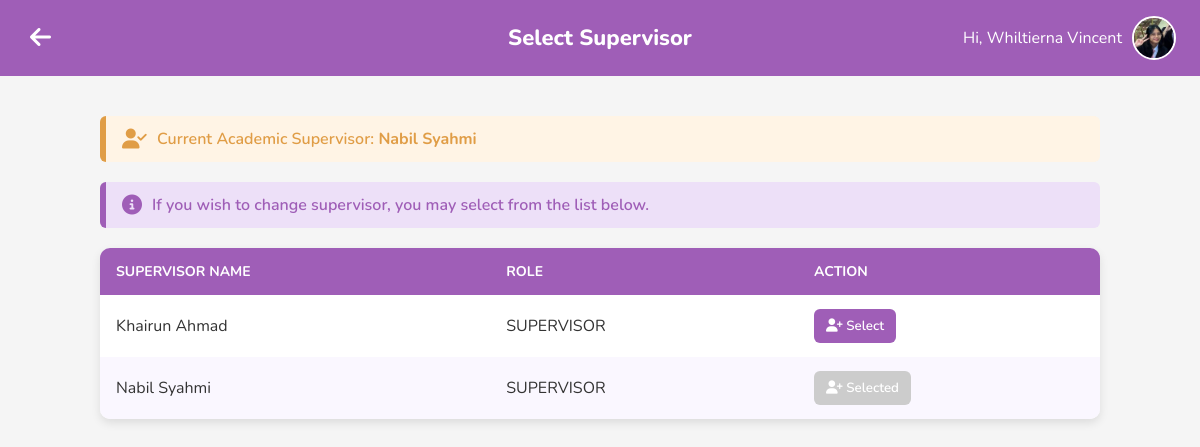
/select_sv.php (signed in), run on the app's committed database.
### tables this page shows
CREATE TABLE `student` (
  `student_id` varchar(20) NOT NULL,
  `program_code` int(11) DEFAULT NULL,
  `contact_number` varchar(20) DEFAULT NULL,
  `ic_passport_no` varchar(30) DEFAULT NULL,
  `cgpa` decimal(3,2) DEFAULT NULL,
  `graduation_year` int(11) DEFAULT NULL,
  `internship_status` enum('LOOKING','ONGOING','COMPLETED') DEFAULT NULL,
  `portfolio_link` varchar(255) DEFAULT NULL,
  `profile_picture` varchar(255) DEFAULT NULL,
  `about` text DEFAULT NULL,
  `supervisor_id` varchar(10) DEFAULT NULL
);

CREATE TABLE `user` (
  `user_id` varchar(20) NOT NULL,
  `name` varchar(100) NOT NULL,
  `email` varchar(100) NOT NULL,
  `password` varchar(255) NOT NULL,
  `role` enum('STUDENT','STAFF','ADMIN') NOT NULL
);

CREATE TABLE `staff` (
  `staff_id` varchar(20) NOT NULL,
  `profile_picture` varchar(255) DEFAULT NULL,
  `program_code` int(11) DEFAULT NULL
);

CREATE TABLE `staff_role` (
  `id` int(11) NOT NULL,
  `staff_id` varchar(20) DEFAULT NULL,
  `role` enum('LECTURER','SUPERVISOR','COORDINATOR') NOT NULL
);

### select_sv.php (the view, shortened to what this page needs)
<?php
require_once 'db.php';
$student_id = $_SESSION['user_id'];
$name = $_SESSION['name'] ?? 'Student';
$profileQuery = $conn->prepare("SELECT profile_picture, supervisor_id FROM student WHERE student_id = ?");
$profileQuery->bind_param("s", $student_id);
$profileQuery->execute();
$profileResult = $profileQuery->get_result();
$profileRow = $profileResult->fetch_assoc();
$profile_picture = !empty($profileRow['profile_picture'])
    ? $profileRow['profile_picture']
    : 'img/default_profile.png';
$currentSupervisorId = $profileRow['supervisor_id'] ?? null;
$currentSupervisorName = null;
if ($currentSupervisorId) {
    $svQuery = $conn->prepare("
        SELECT u.name AS supervisor_name
        FROM staff s
        JOIN user u ON s.staff_id = u.user_id
        WHERE s.staff_id = ?
    ");
    $svQuery->bind_param("s", $currentSupervisorId);
    $svQuery->execute();
    $svResult = $svQuery->get_result();
    if ($svResult->num_rows > 0) {
        $currentSupervisorName = $svResult->fetch_assoc()['supervisor_name'];
    }
}
$supervisors = [];
$stmt = $conn->prepare("
    SELECT st.staff_id, u.name AS supervisor_name, sr.role
    FROM staff st
    JOIN user u ON st.staff_id = u.user_id
    JOIN staff_role sr ON st.staff_id = sr.staff_id
    WHERE sr.role = 'SUPERVISOR'
    ORDER BY u.name ASC
");
$stmt->execute();
$result = $stmt->get_result();
while ($row = $result->fetch_assoc()) {
    $supervisors[] = $row;
}
?>
<!DOCTYPE html>
<html lang="en">
<head>
<link rel="stylesheet" href="https://cdnjs.cloudflare.com/ajax/libs/font-awesome/6.5.0/css/all.min.css">
</head>
<body>
<header>
  <button class="hamburger" onclick="window.location.href='student_dashboard.php'">
    <i class="fas fa-arrow-left"></i>
  </button>
  <h1>Select Supervisor</h1>
  <div class="welcome">
    Hi, <?= htmlspecialchars($name) ?>
    <a href="student_profile.php">
      <img src="<?= htmlspecialchars($profile_picture) ?>" alt="Profile" class="profile-pic">
    </a>
  </div>
</header>
<div class="container">
    <?php if ($currentSupervisorName): ?>
        <div class="current-sv">
            <i class="fas fa-user-check"></i>
            <span>Current Academic Supervisor: <strong><?= htmlspecialchars($currentSupervisorName) ?></strong></span>
        </div>
    <?php endif; ?>
    <div class="note-box">
        <i class="fas fa-info-circle"></i>
        <span>
            <?= $currentSupervisorName
                ? "If you wish to change supervisor, you may select from the list below."
                : "Please select your academic supervisor from the list below." ?>
        </span>
    </div>
    <?php if (empty($supervisors)): ?>
        <p class="empty-msg">No supervisors available at the moment.</p>
    <?php else: ?>
        <table>
            <thead>
                <tr>
                    <th>Supervisor Name</th>
                    <th>Role</th>
                    <th>Action</th>
                </tr>
            </thead>
            <tbody>
                <?php foreach ($supervisors as $sv): ?>
                <tr>
                    <td><?= htmlspecialchars($sv['supervisor_name']) ?></td>
                    <td><?= htmlspecialchars($sv['role']) ?></td>
                    <td>
                        <form method="POST" style="margin:0;" onsubmit="return confirmSelection('<?= htmlspecialchars($sv['supervisor_name']) ?>', <?= $currentSupervisorId ? 'true' : 'false' ?>)">
                            <button type="submit" class="select-btn" <?= ($currentSupervisorId == $sv['staff_id']) ? 'disabled' : '' ?>>
                                <i class="fas fa-user-plus"></i> <?= ($currentSupervisorId == $sv['staff_id']) ? 'Selected' : 'Select' ?>
                            </button>
                        </form>
                    </td>
                </tr>
                <?php endforeach; ?>
            </tbody>
        </table>
    <?php endif; ?>
</div>
</body>
</html>

### select_sv.php (style rules this page uses)
body { margin:0; font-family:'Nunito',sans-serif; background:#f5f5f5; color:#333; }
a { text-decoration:none; color:inherit; }
header { background-color:#9F5EB7; color:white; padding:16px 24px; display:flex; align-items:center; position:relative; z-index:100; }
header h1 { font-size:22px; font-weight:800; position:absolute; left:50%; transform:translateX(-50%); margin:0; }
.welcome { display:flex; align-items:center; gap:10px; margin-left:auto; }
.welcome img { width:40px; height:40px; border-radius:50%; object-fit:cover; border:2px solid white; }
.profile-pic { width: 40px; height: 40px; min-width: 40px; min-height: 40px; border-radius: 50%; object-fit: cover; display: block; border: 2px solid #fff; }
.hamburger { font-size:24px; cursor:pointer; background:none; border:none; color:white; }
.container { max-width:1000px; margin:40px auto; padding:0 20px; }
table { width:100%; border-collapse:collapse; background:white; border-radius:10px; overflow:hidden; box-shadow:0 4px 10px rgba(0,0,0,0.1); }
th, td { padding:14px 16px; text-align:left; }
th { background:#9F5EB7; color:white; font-weight:700; text-transform:uppercase; font-size:14px; }
tr:nth-child(even) { background:#faf7ff; }
.select-btn { background:#9F5EB7; color:white; border:none; border-radius:6px; padding:8px 12px; cursor:pointer; font-weight:600; font-family:'Nunito',sans-serif; transition:0.3s; }
.select-btn:disabled { background:#ccc; cursor:not-allowed; transform:none; }
.note-box { display:flex; align-items:center; gap:10px; background:#EDE0F8; border-left:6px solid #9F5EB7; padding:12px 16px; border-radius:6px; margin-bottom:20px; color:#9F5EB7; font-weight:600; }
.note-box i { font-size:20px; }
.current-sv { display:flex; align-items:center; gap:10px; background:#FFF4E5; border-left:6px solid #E09D46; padding:12px 16px; border-radius:6px; margin-bottom:20px; color:#E09D46; font-weight:600; }
.current-sv i { font-size:20px; }

### data on the page
student: profile_picture (picture)
user: name "Nabil Syahmi"
staff: staff_id.name "Khairun Ahmad", staff_role.role "SUPERVISOR", shows "Select"
staff: staff_id.name "Nabil Syahmi", staff_role.role "SUPERVISOR", shows "Selected"

### other printed values
$name "Whiltierna Vincent"
